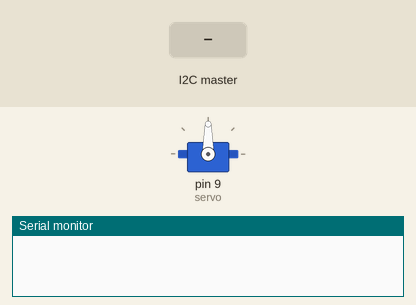
This sketch was run on a simulated Arduino Uno, built with avr-gcc and run on an emulated ATmega328P. On the bench: servo, the last lines printed to the serial monitor. Inputs (shaded band) come from the test bench.

Above: at 1.2 s.
1.3 s: the I2C master sends the byte 1
At 1.9 s:
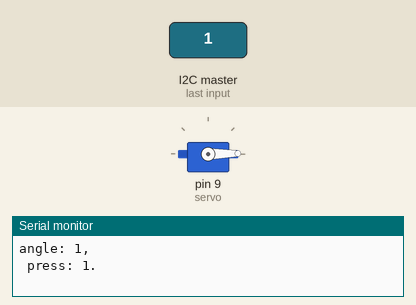
2.8 s: the I2C master sends the byte 200
At 4.0 s:
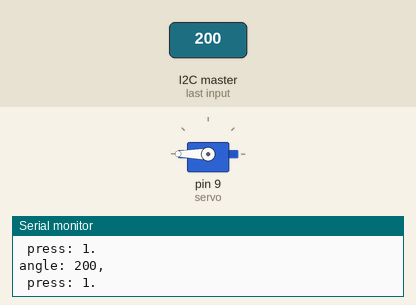
4.3 s: the I2C master sends the byte 90
At 5.4 s:
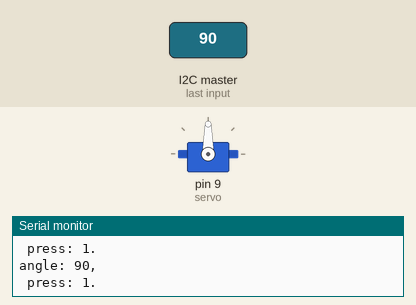
Timing chart, 0 to 7.3 s (numbered marks = the images above; inputs shaded):
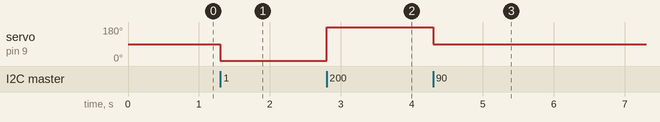

Measured:
- after the input at 1.3 s, servo on pin 9 (servo): 90° → 1° at once
- after the input at 2.8 s, servo on pin 9 (servo): 1° → 180° at once
- after the input at 4.3 s, servo on pin 9 (servo): 180° → 90° at once

The sketch:

Slave3.ino
```cpp
#include <Servo.h>
#include <Wire.h>

Servo servo;

#define ADDR 3


void format_data(int sm, int angle){
    char data[50];
    sprintf(data, "angle: %d,\n press: %d.", angle, sm);
    Serial.println(data);
}

void rotate(int Press){
  int angle = Wire.read();
  servo.write(angle);

  format_data(Press, angle);
}

void setup(){
  Wire.begin(ADDR);
  servo.attach(9);
  Wire.onReceive(rotate);

  Serial.begin(9600);
}

void loop(){
  delay(1000);
}
```
